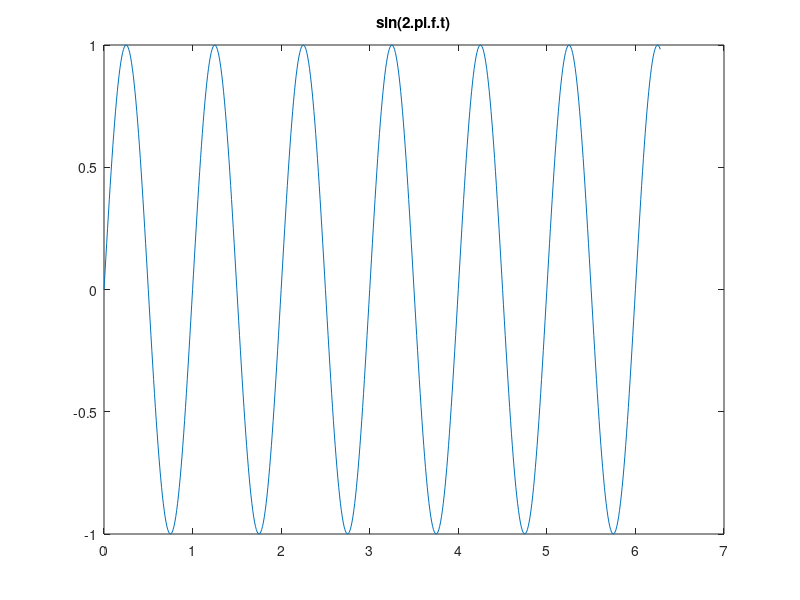
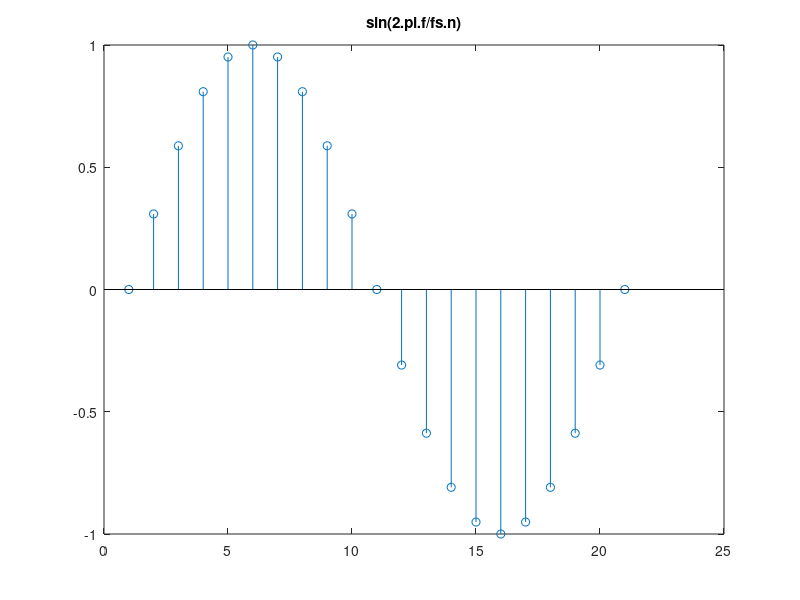

Source code (MATLAB) for these figures, in order:

%Plot sin(2*pi*f*t), f = 1
f = 1;
t = [0:0.01:2*pi];
x_t = sin(2*pi*f*t);

figure;
plot(t,x_t);
title('sin(2.pi.f.t)');



%Plot sin(2*pi*f/fs*n), f = 1, fs = 20. 
%Sampling of sin(2*pi*f*t), with 20 points by period. 
n = [0:1:20];
fs = 20;
x_n = sin(2*pi*f/fs*n);



figure;
stem(x_n);
title('sin(2.pi.f/fs.n)');
